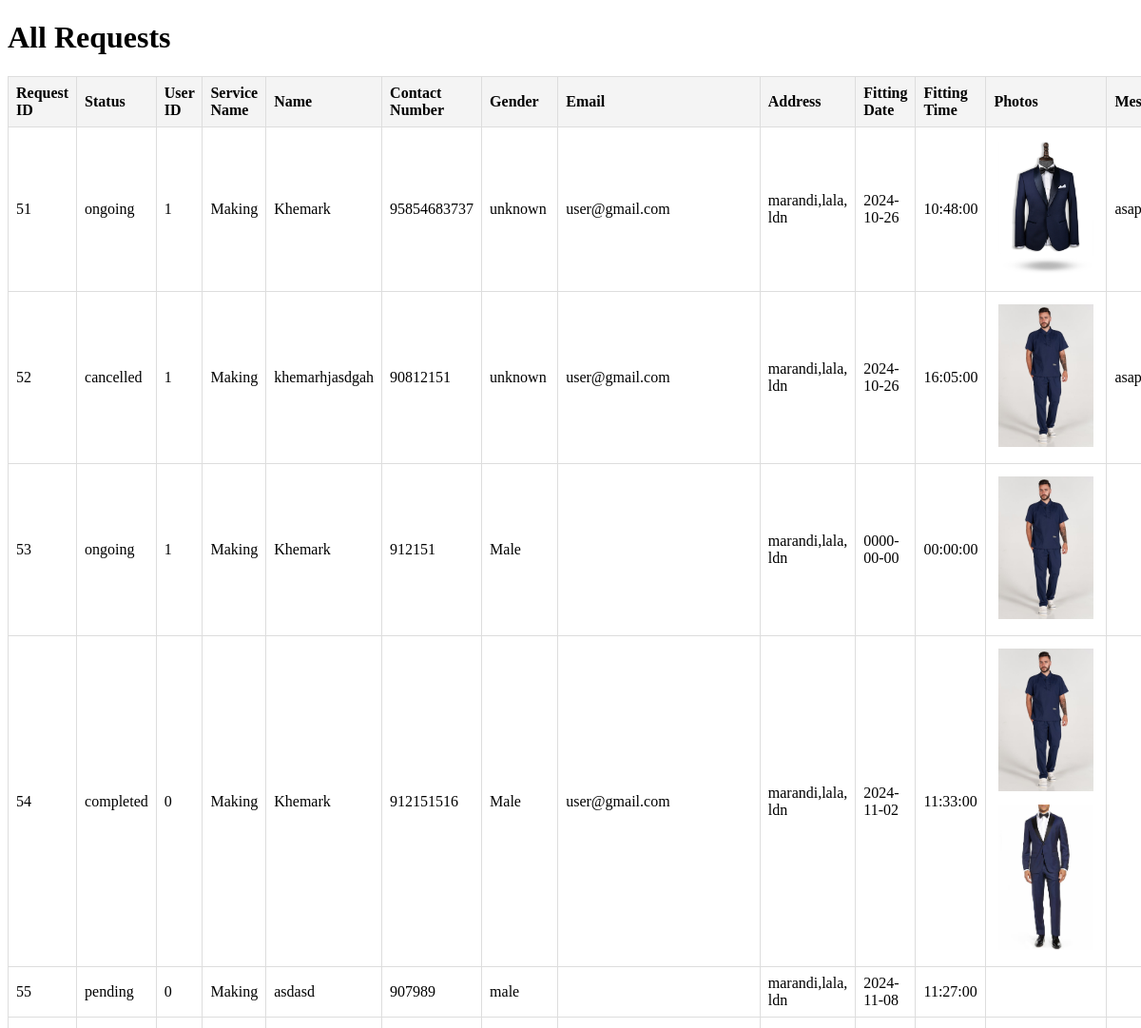
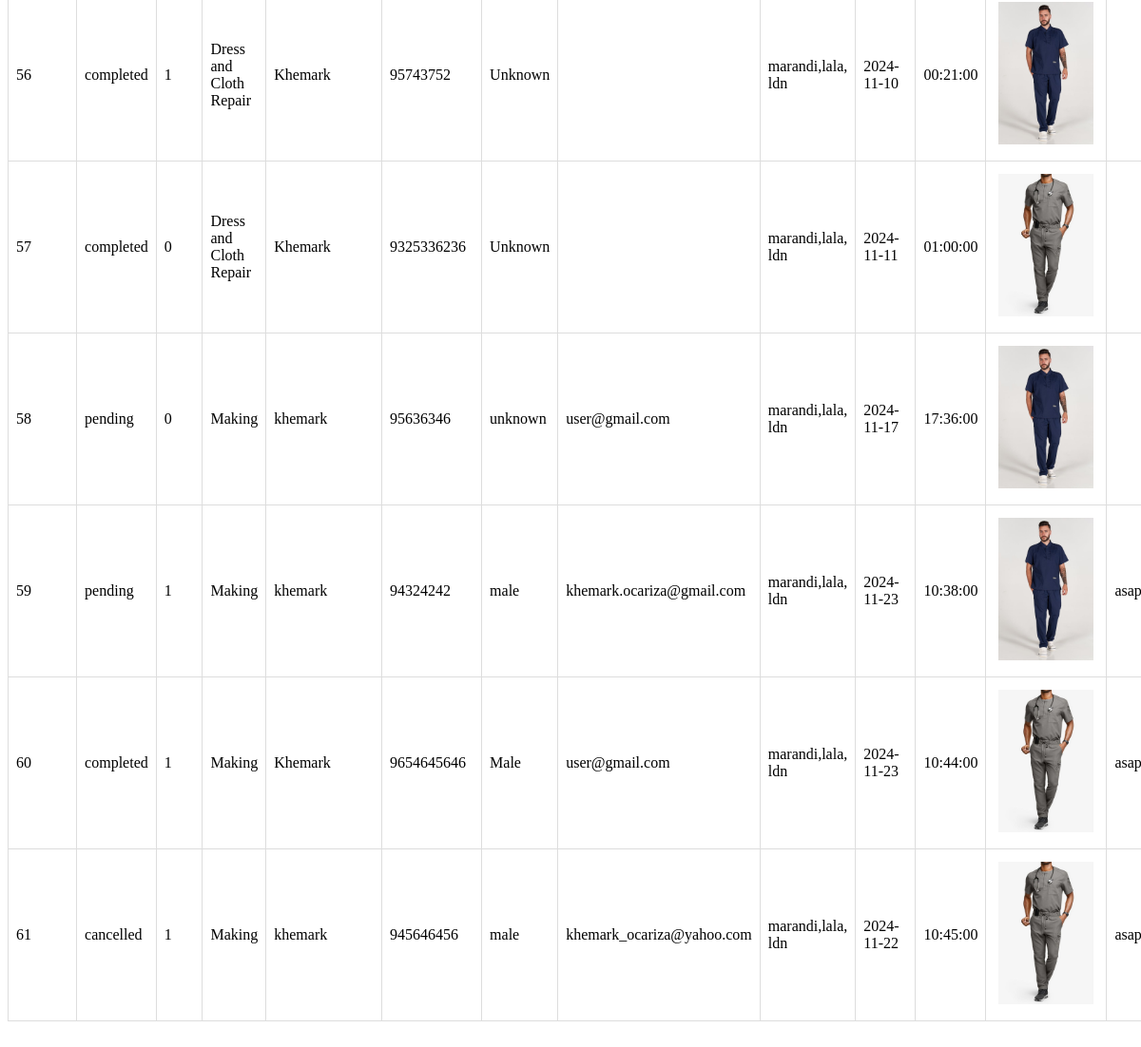
The page /display_practice.php on the database as committed earlier (2 pictures, top to bottom).
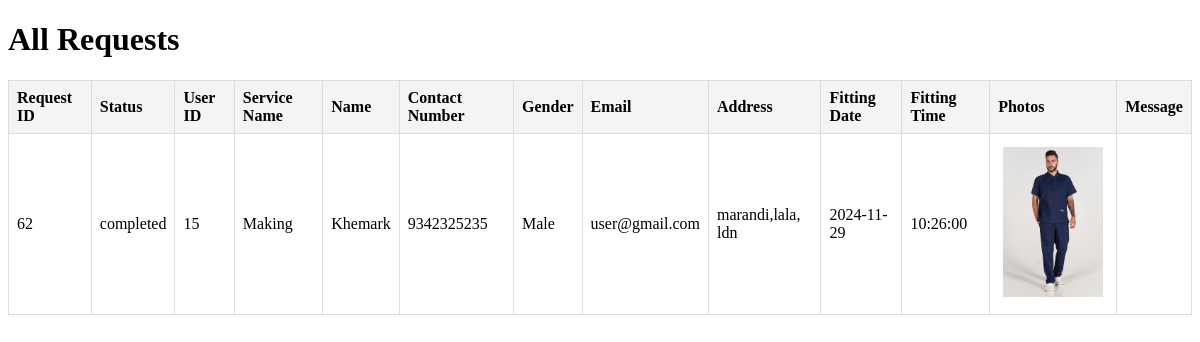
The same page on the database as committed later.
### tables this page shows
CREATE TABLE `royale_request_tbl` (
  `request_id` int(11) NOT NULL,
  `request_status` varchar(255) NOT NULL,
  `request_type` varchar(255) NOT NULL,
  `user_id` bigint(255) NOT NULL,
  `service_name` varchar(255) NOT NULL,
  `name` varchar(255) NOT NULL,
  `contact_number` bigint(255) NOT NULL,
  `gender` varchar(255) NOT NULL,
  `email` varchar(255) NOT NULL,
  `address` varchar(255) NOT NULL,
  `fitting_date` date NOT NULL,
  `fitting_time` time NOT NULL,
  `photo` varchar(255) NOT NULL,
  `message` text NOT NULL,
  `fee` bigint(255) NOT NULL,
  `measurement` text NOT NULL,
  `deadline` date NOT NULL,
  `special_group` varchar(255) NOT NULL,
  `assigned_pattern_cutter` varchar(255) NOT NULL,
  `assigned_tailor` varchar(255) NOT NULL,
  `balance` bigint(255) NOT NULL,
  `down_payment` bigint(255) NOT NULL,
  `down_payment_date` date NOT NULL,
  `pattern_status` text NOT NULL,
  `pattern_completed_datetime` datetime NOT NULL,
  `work_status` varchar(255) NOT NULL,
  `work_completed_datetime` datetime NOT NULL,
  `final_payment` bigint(255) NOT NULL,
  `final_payment_date` date NOT NULL,
  `refund` bigint(255) NOT NULL,
  `refund_reason` text NOT NULL,
  `datetime_request` datetime NOT NULL
);

### display_practice.php (the view, shortened to what this page needs)
<?php
include 'dbconnect.php';
$sql = "SELECT request_id, request_status, user_id, service_name, name, contact_number, gender, email, address, fitting_date, fitting_time, photo, message FROM royale_request_tbl";
$result = $conn->query($sql);
?>
<!DOCTYPE html>
<html lang="en">
<head>
</head>
<body>
    <h1>All Requests</h1>
    <table>
        <thead>
            <tr>
                <th>Request ID</th>
                <th>Status</th>
                <th>User ID</th>
                <th>Service Name</th>
                <th>Name</th>
                <th>Contact Number</th>
                <th>Gender</th>
                <th>Email</th>
                <th>Address</th>
                <th>Fitting Date</th>
                <th>Fitting Time</th>
                <th>Photos</th>
                <th>Message</th>
            </tr>
        </thead>
        <tbody>
            <?php
            if ($result->num_rows > 0) {
                while ($row = $result->fetch_assoc()) {
                    $photo_array = explode(',', $row['photo']);
                    ?>
                    <tr>
                        <td><?php echo htmlspecialchars($row['request_id']); ?></td>
                        <td><?php echo htmlspecialchars($row['request_status']); ?></td>
                        <td><?php echo htmlspecialchars($row['user_id']); ?></td>
                        <td><?php echo htmlspecialchars($row['service_name']); ?></td>
                        <td><?php echo htmlspecialchars($row['name']); ?></td>
                        <td><?php echo htmlspecialchars($row['contact_number']); ?></td>
                        <td><?php echo htmlspecialchars($row['gender']); ?></td>
                        <td><?php echo htmlspecialchars($row['email']); ?></td>
                        <td><?php echo htmlspecialchars($row['address']); ?></td>
                        <td><?php echo htmlspecialchars($row['fitting_date']); ?></td>
                        <td><?php echo htmlspecialchars($row['fitting_time']); ?></td>
                        <td class="photo-gallery">
                            <?php
                            foreach ($photo_array as $photo) {
                                if (!empty($photo)) {
                                    echo '<img src="uploads/' . htmlspecialchars($photo) . '" alt="Uploaded Photo">';
                                }
                            }
                            ?>
                        </td>
                        <td><?php echo htmlspecialchars($row['message']); ?></td>
                    </tr>
                    <?php
                }
            } else {
                echo "<tr><td colspan='13'>No requests found.</td></tr>";
            }
            ?>
        </tbody>
    </table>
    <div class="lds-facebook">
    </div>
</body>
</html>

### display_practice.php (style rules this page uses)
table { width: 100%; border-collapse: collapse; margin-bottom: 20px; }
th, td { border: 1px solid #ddd; padding: 8px; text-align: left; }
th { background-color: #f4f4f4; }
.photo-gallery img { max-width: 100px; height: auto; margin: 5px; }
.lds-facebook { color: #1c4c5b }
.lds-facebook, .lds-facebook div { box-sizing: border-box; }
.lds-facebook { display: inline-block; position: relative; width: 80px; height: 80px; }

Rows that differ between the two databases and show on the page:
removed royale_request_tbl: request_id "51", request_status "ongoing", user "1", service_name "Making", name "Khemark", contact_number "95854683737", gender "unknown", email "user@gmail.com", address "marandi,lala, ldn", fitting_date "2024-10-26", fitting_time "10:48:00", photo (picture), message "asap"
removed royale_request_tbl: request_id "52", request_status "cancelled", user "1", service_name "Making", name "khemarhjasdgah", contact_number "90812151", gender "unknown", email "user@gmail.com", address "marandi,lala, ldn", fitting_date "2024-10-26", fitting_time "16:05:00", photo (picture), message "asap"
removed royale_request_tbl: request_id "53", request_status "ongoing", user "1", service_name "Making", name "Khemark", contact_number "912151", gender "Male", address "marandi,lala, ldn", fitting_date "0000-00-00", fitting_time "00:00:00", photo (picture)
removed royale_request_tbl: request_id "54", request_status "completed", user "0", service_name "Making", name "Khemark", contact_number "912151516", gender "Male", email "user@gmail.com", address "marandi,lala, ldn", fitting_date "2024-11-02", fitting_time "11:33:00", photo "gsdfa.jpg,r1.jpg" (drawn), shown under "All Requests"
removed royale_request_tbl: request_id "55", request_status "pending", user "0", service_name "Making", name "asdasd", contact_number "907989", gender "male", address "marandi,lala, ldn", fitting_date "2024-11-08", fitting_time "11:27:00", shown under "All Requests"
removed royale_request_tbl: request_id "56", request_status "completed", user "1", service_name "Dress and Cloth Repair", name "Khemark", contact_number "95743752", gender "Unknown", address "marandi,lala, ldn", fitting_date "2024-11-10", fitting_time "00:21:00", photo (picture)
removed royale_request_tbl: request_id "57", request_status "completed", user "0", service_name "Dress and Cloth Repair", name "Khemark", contact_number "9325336236", gender "Unknown", address "marandi,lala, ldn", fitting_date "2024-11-11", fitting_time "01:00:00", photo (picture)
removed royale_request_tbl: request_id "58", request_status "pending", user "0", service_name "Making", name "khemark", contact_number "95636346", gender "unknown", email "user@gmail.com", address "marandi,lala, ldn", fitting_date "2024-11-17", fitting_time "17:36:00", photo (picture)
removed royale_request_tbl: request_id "59", request_status "pending", user "1", service_name "Making", name "khemark", contact_number "94324242", gender "male", email "khemark.ocariza@gmail.com", address "marandi,lala, ldn", fitting_date "2024-11-23", fitting_time "10:38:00", photo (picture), message "asap"
removed royale_request_tbl: request_id "60", request_status "completed", user "1", service_name "Making", name "Khemark", contact_number "9654645646", gender "Male", email "user@gmail.com", address "marandi,lala, ldn", fitting_date "2024-11-23", fitting_time "10:44:00", photo (picture), message "asap"
removed royale_request_tbl: request_id "61", request_status "cancelled", user "1", service_name "Making", name "khemark", contact_number "945646456", gender "male", email "khemark_ocariza@yahoo.com", address "marandi,lala, ldn", fitting_date "2024-11-22", fitting_time "10:45:00", photo (picture), message "asap"
added royale_request_tbl: request_id "62", request_status "completed", user "15", service_name "Making", name "Khemark", contact_number "9342325235", gender "Male", email "user@gmail.com", address "marandi,lala, ldn", fitting_date "2024-11-29", fitting_time "10:26:00", photo (picture)
